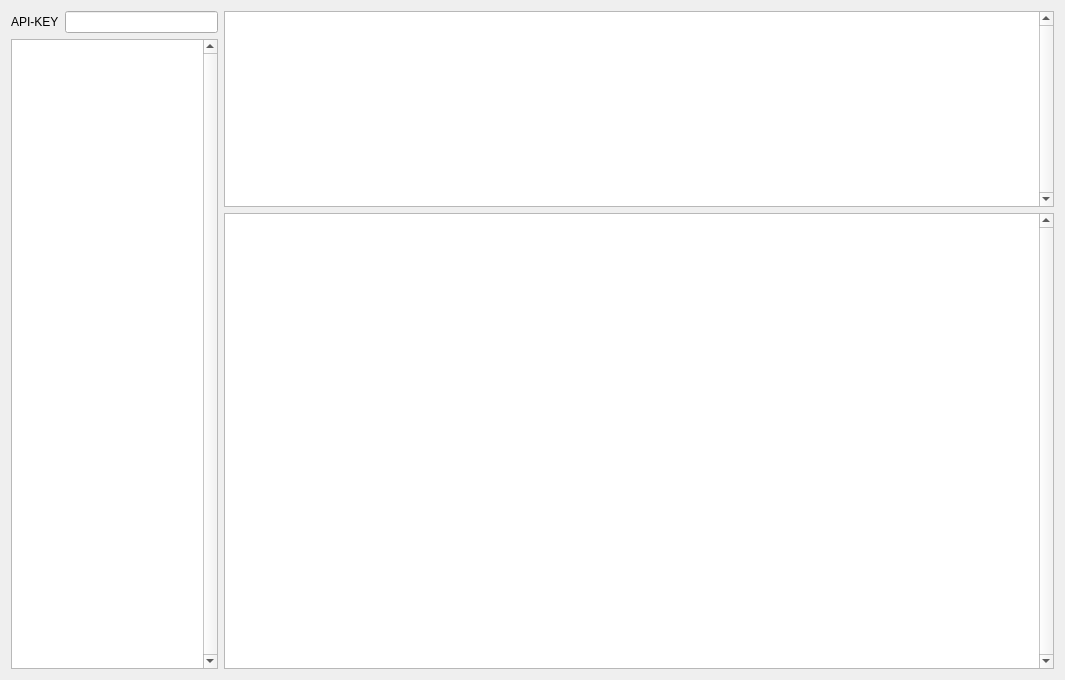
<?xml version="1.0" encoding="UTF-8"?>
<ui version="4.0">
 <class>MainWindow</class>
 <widget class="QWidget" name="MainWindow">
  <property name="geometry">
   <rect>
    <x>0</x>
    <y>0</y>
    <width>1065</width>
    <height>680</height>
   </rect>
  </property>
  <property name="windowTitle">
   <string>OpenAI</string>
  </property>
  <layout class="QGridLayout" name="gridLayout">
   <item row="0" column="0">
    <layout class="QHBoxLayout" name="horizontalLayout_2" stretch="2,8">
     <item>
      <layout class="QVBoxLayout" name="verticalLayout">
       <item>
        <layout class="QHBoxLayout" name="horizontalLayout">
         <item>
          <widget class="QLabel" name="label">
           <property name="text">
            <string>API-KEY</string>
           </property>
          </widget>
         </item>
         <item>
          <widget class="QLineEdit" name="EDIT_API_KEY">
           <property name="echoMode">
            <enum>QLineEdit::Password</enum>
           </property>
          </widget>
         </item>
        </layout>
       </item>
       <item>
        <widget class="QListWidget" name="LIST_THEME">
         <property name="font">
          <font>
           <pointsize>12</pointsize>
          </font>
         </property>
         <property name="verticalScrollBarPolicy">
          <enum>Qt::ScrollBarAlwaysOn</enum>
         </property>
        </widget>
       </item>
      </layout>
     </item>
     <item>
      <layout class="QVBoxLayout" name="verticalLayout_2" stretch="3,7">
       <item>
        <widget class="QPlainTextEdit" name="EDIT_PROMPT">
         <property name="font">
          <font>
           <pointsize>11</pointsize>
          </font>
         </property>
         <property name="verticalScrollBarPolicy">
          <enum>Qt::ScrollBarAlwaysOn</enum>
         </property>
         <property name="plainText">
          <string/>
         </property>
        </widget>
       </item>
       <item>
        <widget class="QTextBrowser" name="EDIT_ANSWER">
         <property name="font">
          <font>
           <pointsize>11</pointsize>
          </font>
         </property>
         <property name="verticalScrollBarPolicy">
          <enum>Qt::ScrollBarAlwaysOn</enum>
         </property>
         <property name="html">
          <string>&lt;!DOCTYPE HTML PUBLIC &quot;-//W3C//DTD HTML 4.0//EN&quot; &quot;http://www.w3.org/TR/REC-html40/strict.dtd&quot;&gt;
&lt;html&gt;&lt;head&gt;&lt;meta name=&quot;qrichtext&quot; content=&quot;1&quot; /&gt;&lt;style type=&quot;text/css&quot;&gt;
p, li { white-space: pre-wrap; }
&lt;/style&gt;&lt;/head&gt;&lt;body style=&quot; font-family:'MS Shell Dlg 2'; font-size:11pt; font-weight:400; font-style:normal;&quot;&gt;
&lt;p style=&quot;-qt-paragraph-type:empty; margin-top:0px; margin-bottom:0px; margin-left:0px; margin-right:0px; -qt-block-indent:0; text-indent:0px; font-size:8.25pt;&quot;&gt;&lt;br /&gt;&lt;/p&gt;&lt;/body&gt;&lt;/html&gt;</string>
         </property>
        </widget>
       </item>
      </layout>
     </item>
    </layout>
   </item>
  </layout>
 </widget>
 <resources/>
 <connections/>
</ui>
